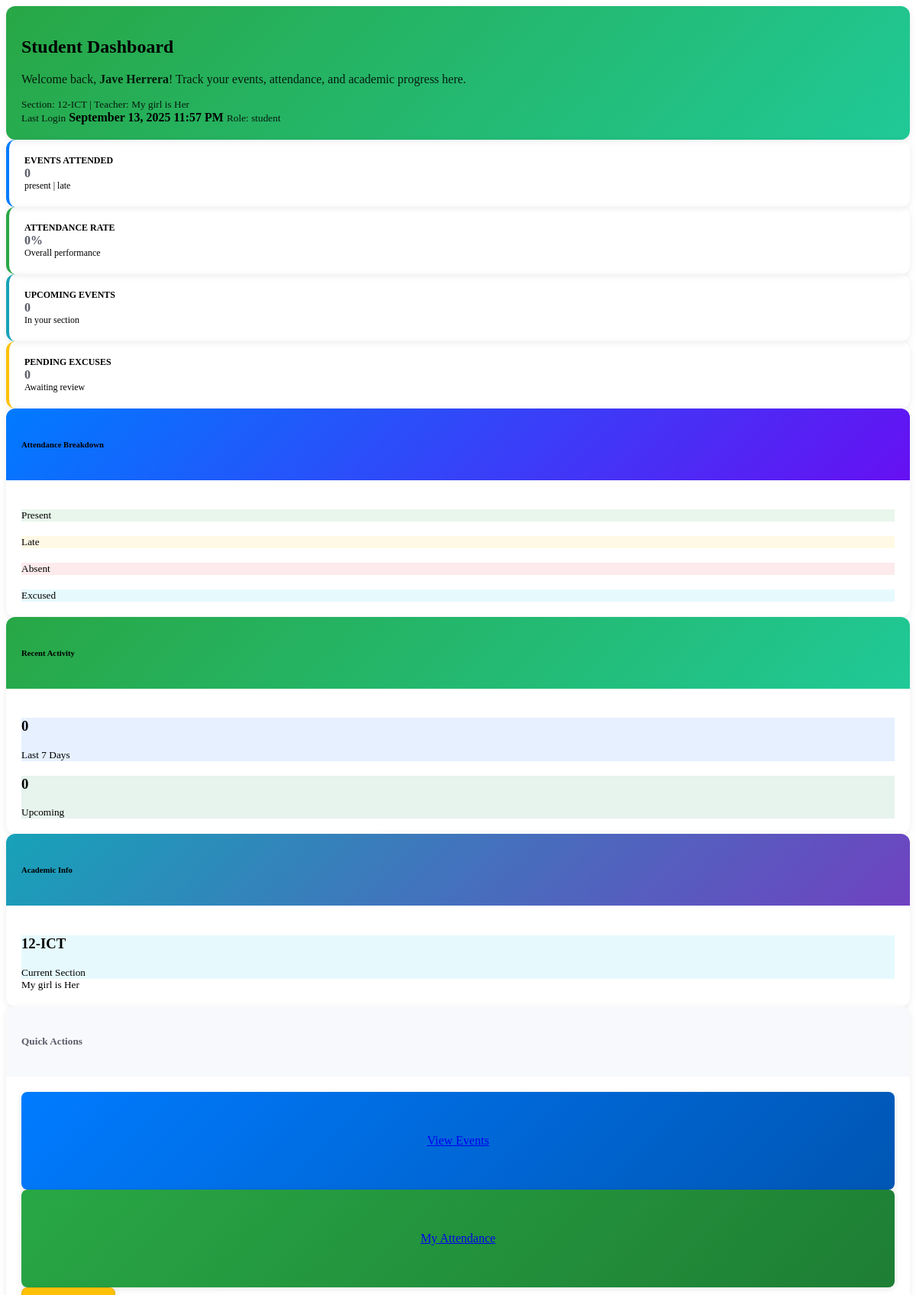
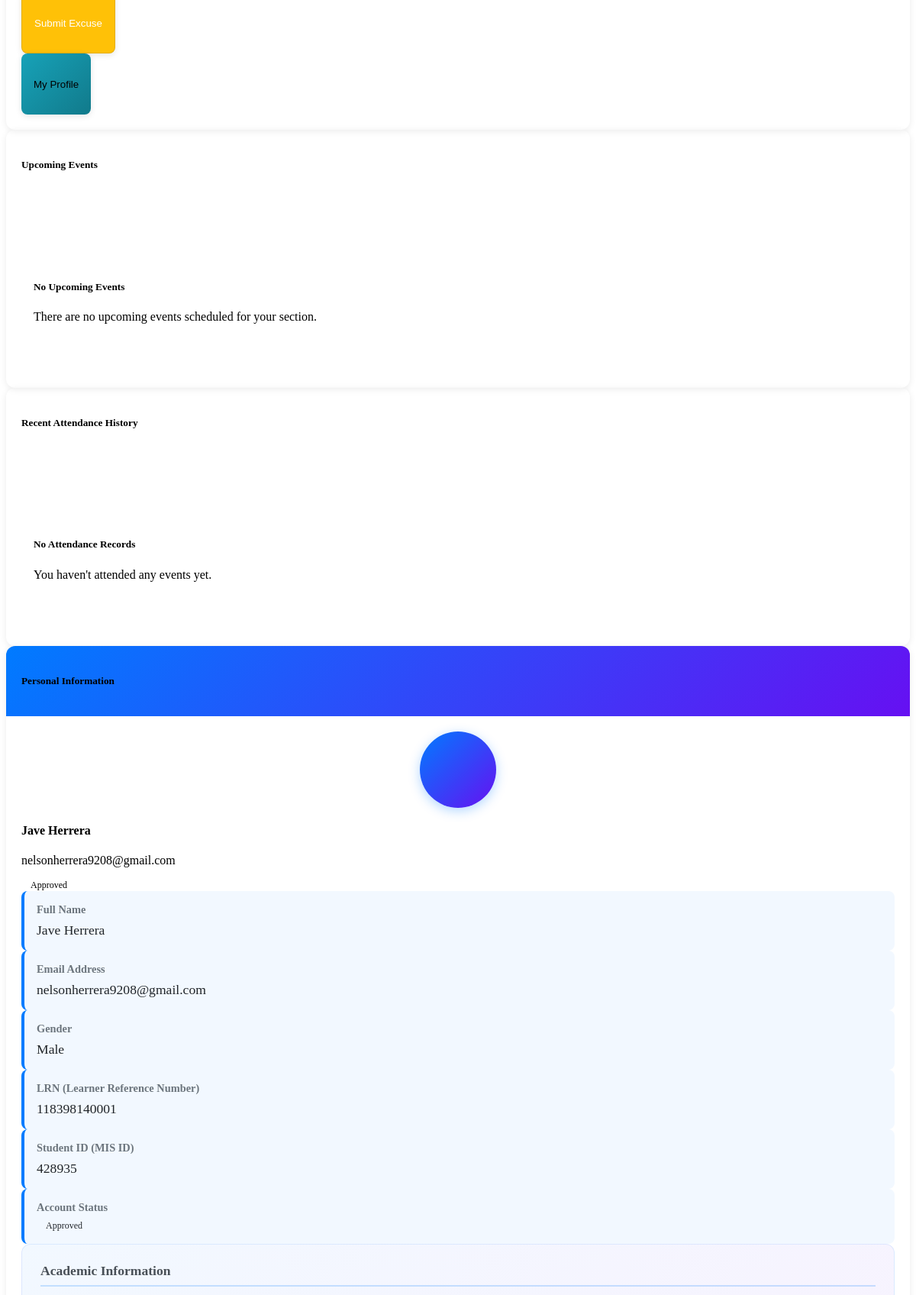
Page /includes/student/dashboard.php (signed in, upper part) on the committed database (2 pictures, top to bottom).
### tables this page shows
CREATE TABLE `students` (
  `student_id` int(11) NOT NULL,
  `lrn` char(12) NOT NULL,
  `created_at` timestamp NOT NULL DEFAULT current_timestamp(),
  `mis_id` char(6) NOT NULL DEFAULT '0'
);

CREATE TABLE `users` (
  `user_id` int(11) NOT NULL,
  `email` varchar(255) NOT NULL,
  `password` varchar(255) NOT NULL,
  `role` enum('admin','student','teacher','sslg') DEFAULT NULL,
  `profile_photo` varchar(255) DEFAULT NULL,
  `created_at` timestamp NULL DEFAULT current_timestamp(),
  `updated_at` timestamp NULL DEFAULT current_timestamp() ON UPDATE current_timestamp(),
  `status` enum('Pending','Approved','Rejected') NOT NULL DEFAULT 'Pending',
  `code` int(11) NOT NULL,
  `verification_status` enum('notverified','verified') NOT NULL,
  `firstname` varchar(50) NOT NULL,
  `lastname` varchar(50) NOT NULL,
  `gender` enum('Male','Female') NOT NULL,
  `updated_by` int(11) DEFAULT NULL,
  `account_status` enum('active','deactivated') DEFAULT 'active'
);

### includes/student/dashboard.php (called while the page is built, shortened)
<?php
include __DIR__ . "/dashboard/dashboard.php";
?>

### includes/student/dashboard/data/statistics_data.php (called while the page is built, shortened)
<?php
$con = getDatabaseConnection();
function getStudentPersonalInfo($con, $student_id) {
    $info = [];
    try {
        $info_query = "SELECT u.*, s.lrn, s.mis_id
                       FROM users u
                       LEFT JOIN students s ON u.user_id = s.student_id
                       WHERE u.user_id = ?";
        $stmt = $con->prepare($info_query);
        $stmt->bind_param("i", $student_id);
        $stmt->execute();
        $result = $stmt->get_result();
        if ($row = $result->fetch_assoc()) {
            $info = $row;
        }
    } catch (Exception $e) {
        error_log("Error fetching student personal info: " . $e->getMessage());
    }
    return $info;
}
$student_id = $_SESSION['user_id'] ?? 0;
$personal_info = getStudentPersonalInfo($con, $student_id);
?>

### includes/student/dashboard/components/personal_info.php (the view, shortened to what this page needs)
<div class="row mb-4" id="personal-info-section">
    <div class="col-12">
        <div class="card shadow-sm border-0">
            <div class="card-header bg-gradient-primary text-white">
                <h5 class="mb-0">
                    Personal Information
                </h5>
            </div>
            <div class="card-body p-4">
                <div class="row mb-4">
                    <div class="col-12 text-center">
                        <div class="profile-avatar mb-3">
                            <div class="avatar-circle">
                            </div>
                        </div>
                        <h4 class="mb-1 text-primary">
                            <?php echo htmlspecialchars($personal_info['firstname'] . ' ' . $personal_info['lastname']); ?>
                        </h4>
                        <p class="text-muted mb-0">
                            <?php echo htmlspecialchars($personal_info['email']); ?>
                        </p>
                        <span class="badge badge-success mt-2">
                            <?php echo htmlspecialchars($personal_info['status']); ?>
                        </span>
                    </div>
                </div>
                <div class="row">
                    <div class="col-md-6">
                        <div class="info-item mb-4">
                            <div class="info-label">
                                <strong>Full Name</strong>
                            </div>
                            <div class="info-value">
                                <?php echo htmlspecialchars($personal_info['firstname'] . ' ' . $personal_info['lastname']); ?>
                            </div>
                        </div>
                        <div class="info-item mb-4">
                            <div class="info-label">
                                <strong>Email Address</strong>
                            </div>
                            <div class="info-value">
                                <?php echo htmlspecialchars($personal_info['email']); ?>
                            </div>
                        </div>
                        <div class="info-item mb-4">
                            <div class="info-label">
                                <strong>Gender</strong>
                            </div>
                            <div class="info-value">
                                <?php echo htmlspecialchars($personal_info['gender']); ?>
                            </div>
                        </div>
                    </div>
                    <div class="col-md-6">
                        <div class="info-item mb-4">
                            <div class="info-label">
                                <strong>LRN (Learner Reference Number)</strong>
                            </div>
                            <div class="info-value">
                                <?php echo htmlspecialchars($personal_info['lrn'] ?? 'Not assigned'); ?>
                            </div>
                        </div>
                        <div class="info-item mb-4">
                            <div class="info-label">
                                <strong>Student ID (MIS ID)</strong>
                            </div>
                            <div class="info-value">
                                <?php echo htmlspecialchars($personal_info['mis_id'] ?? 'Not assigned'); ?>
                            </div>
                        </div>
                        <div class="info-item mb-4">
                            <div class="info-label">
                                <strong>Account Status</strong>
                            </div>
                            <div class="info-value">
                                <span class="badge badge-success">
                                    <?php echo htmlspecialchars($personal_info['status']); ?>
                                </span>
                            </div>
                        </div>
                    </div>
                </div>
                <div class="row">
                    <div class="col-12">
                        <div class="academic-section">
                            <div class="section-header">
                                <strong>Academic Information</strong>
                            </div>
                        </div>
                    </div>
                </div>
            </div>
        </div>
    </div>
</div>

### assets/css/admin_dashboard.css (style rules this page uses)
.bg-gradient-primary { background: linear-gradient(135deg, #667eea 0%, #764ba2 100%); }
.card { transition: all 0.3s ease-in-out; border: 0; border-radius: 0.35rem; }
.badge { font-size: 0.75rem; padding: 0.375rem 0.75rem; border-radius: 0.375rem; }
.shadow-sm { box-shadow: 0 0.125rem 0.25rem rgba(0, 0, 0, 0.075) !important; }
.card-header { border-bottom: 1px solid rgba(0, 0, 0, 0.1); font-weight: 600; }

### assets/css/student_dashboard.css (style rules this page uses)
.bg-gradient-primary { background: linear-gradient(135deg, #007bff 0%, #6610f2 100%) !important; }
.card { border: none !important; border-radius: 12px !important; box-shadow: 0 2px 10px rgba(0, 0, 0, 0.08) !important; transition: all 0.3s ease; }
.card-header { border-radius: 12px 12px 0 0 !important; border: none !important; padding: 1rem 1.25rem; }
.card-body { padding: 1.25rem; }
.badge { font-size: 0.75rem; padding: 0.375rem 0.75rem; border-radius: 6px; }
.profile-avatar { display: flex; justify-content: center; align-items: center; }
.avatar-circle { width: 100px; height: 100px; border-radius: 50%; background: linear-gradient(135deg, #007bff 0%, #6610f2 100%); display: flex; align-items: center; justify-content: center; box-shadow: 0 4px 15px rgba(0, 123, 255, 0.3); transition: all 0.3s ease; }
.info-item { padding: 1rem; border-radius: 8px; background-color: rgba(0, 123, 255, 0.05); border-left: 4px solid #007bff; transition: all 0.3s ease; }
.info-label { font-size: 0.9rem; color: #6c757d; margin-bottom: 0.5rem; display: flex; align-items: center; }
.info-value { font-size: 1.1rem; color: #212529; font-weight: 500; }
.academic-section { background: linear-gradient(135deg, rgba(0, 123, 255, 0.05) 0%, rgba(102, 16, 242, 0.05) 100%); border-radius: 12px; padding: 1.5rem; border: 1px solid rgba(0, 123, 255, 0.1); }
.section-header { font-size: 1.1rem; color: #495057; margin-bottom: 1rem; padding-bottom: 0.5rem; border-bottom: 2px solid rgba(0, 123, 255, 0.2); display: flex; align-items: center; }
#personal-info-section { scroll-margin-top: 20px; }

### rows in the picture
students: student_id.lastname "Jave Herrera", student_id.email "nelsonherrera9208@gmail.com", student_id.status "Approved", student_id.gender "Male", lrn "118398140001", mis "428935"

### other values in the picture
$student_name "Jave Herrera"
$current_section "12-ICT"
$student_stats['teacher_name'] "My girl is Her"
$last_login_time "September 13, 2025 11:57 PM"
$student_role "student"
$student_stats['total_events_attended'] "0"
$student_stats['attendance_rate'] "0"
$student_stats['upcoming_events'] "0"
$student_stats['pending_excuses'] "0"
$student_stats['recent_attendance'] "0"
